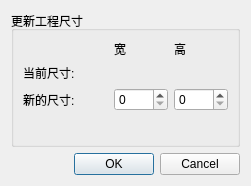
<?xml version="1.0" encoding="UTF-8"?>
<ui version="4.0">
 <class>ZoomProject</class>
 <widget class="QDialog" name="ZoomProject">
  <property name="geometry">
   <rect>
    <x>0</x>
    <y>0</y>
    <width>251</width>
    <height>186</height>
   </rect>
  </property>
  <property name="windowTitle">
   <string>Dialog</string>
  </property>
  <layout class="QVBoxLayout" name="verticalLayout">
   <item>
    <widget class="QGroupBox" name="groupBox">
     <property name="layoutDirection">
      <enum>Qt::LeftToRight</enum>
     </property>
     <property name="title">
      <string>更新工程尺寸</string>
     </property>
     <layout class="QGridLayout" name="gridLayout">
      <item row="1" column="3">
       <widget class="QLabel" name="lab_oldw">
        <property name="text">
         <string/>
        </property>
       </widget>
      </item>
      <item row="2" column="3">
       <widget class="QSpinBox" name="spinBoxW">
        <property name="maximum">
         <number>9999</number>
        </property>
       </widget>
      </item>
      <item row="2" column="0">
       <widget class="QLabel" name="label_6">
        <property name="text">
         <string>新的尺寸:</string>
        </property>
       </widget>
      </item>
      <item row="0" column="4">
       <widget class="QLabel" name="label_3">
        <property name="text">
         <string>高</string>
        </property>
       </widget>
      </item>
      <item row="0" column="3">
       <widget class="QLabel" name="label_2">
        <property name="text">
         <string>宽</string>
        </property>
       </widget>
      </item>
      <item row="0" column="1" rowspan="3">
       <layout class="QHBoxLayout" name="horizontalLayout_2">
        <item>
         <spacer name="horizontalSpacer_2">
          <property name="orientation">
           <enum>Qt::Horizontal</enum>
          </property>
          <property name="sizeType">
           <enum>QSizePolicy::Fixed</enum>
          </property>
          <property name="sizeHint" stdset="0">
           <size>
            <width>20</width>
            <height>20</height>
           </size>
          </property>
         </spacer>
        </item>
       </layout>
      </item>
      <item row="1" column="0">
       <widget class="QLabel" name="label">
        <property name="text">
         <string>当前尺寸:</string>
        </property>
       </widget>
      </item>
      <item row="1" column="4">
       <widget class="QLabel" name="lab_oldh">
        <property name="text">
         <string/>
        </property>
       </widget>
      </item>
      <item row="3" column="0" colspan="5">
       <layout class="QHBoxLayout" name="horizontalLayout">
        <item>
         <spacer name="verticalSpacer">
          <property name="orientation">
           <enum>Qt::Vertical</enum>
          </property>
          <property name="sizeHint" stdset="0">
           <size>
            <width>20</width>
            <height>40</height>
           </size>
          </property>
         </spacer>
        </item>
       </layout>
      </item>
      <item row="2" column="4">
       <widget class="QSpinBox" name="spinBoxH">
        <property name="maximum">
         <number>9999</number>
        </property>
       </widget>
      </item>
     </layout>
    </widget>
   </item>
   <item>
    <widget class="QDialogButtonBox" name="buttonBox">
     <property name="orientation">
      <enum>Qt::Horizontal</enum>
     </property>
     <property name="standardButtons">
      <set>QDialogButtonBox::Cancel|QDialogButtonBox::Ok</set>
     </property>
    </widget>
   </item>
  </layout>
 </widget>
 <resources/>
 <connections>
  <connection>
   <sender>buttonBox</sender>
   <signal>accepted()</signal>
   <receiver>ZoomProject</receiver>
   <slot>accept()</slot>
   <hints>
    <hint type="sourcelabel">
     <x>248</x>
     <y>254</y>
    </hint>
    <hint type="destinationlabel">
     <x>157</x>
     <y>274</y>
    </hint>
   </hints>
  </connection>
  <connection>
   <sender>buttonBox</sender>
   <signal>rejected()</signal>
   <receiver>ZoomProject</receiver>
   <slot>reject()</slot>
   <hints>
    <hint type="sourcelabel">
     <x>316</x>
     <y>260</y>
    </hint>
    <hint type="destinationlabel">
     <x>286</x>
     <y>274</y>
    </hint>
   </hints>
  </connection>
 </connections>
</ui>
